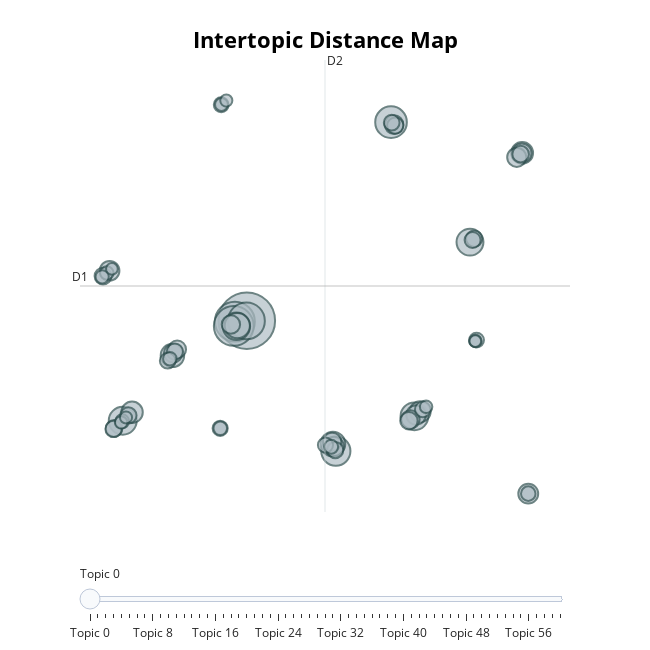

Notebook code for this chart:
### Markdown cell above
### Intertopic Distance

This is a commonly used visualization, it lets you see how big each cluster is and how far apart, or distinct, each topic cluster is from others.

Based on the results of this visualization you can determine if the topics are as distinct as you want them to be, and if the clusters are as fine-grained or general as you would like. This graph can help you visualize the effects of altering the clustering or dimensionality reduction parameters.

[Documentation](https://maartengr.github.io/BERTopic/getting_started/visualization/visualize_topics.html#visualize-topics)

### Code cell
topic_model.visualize_topics()
